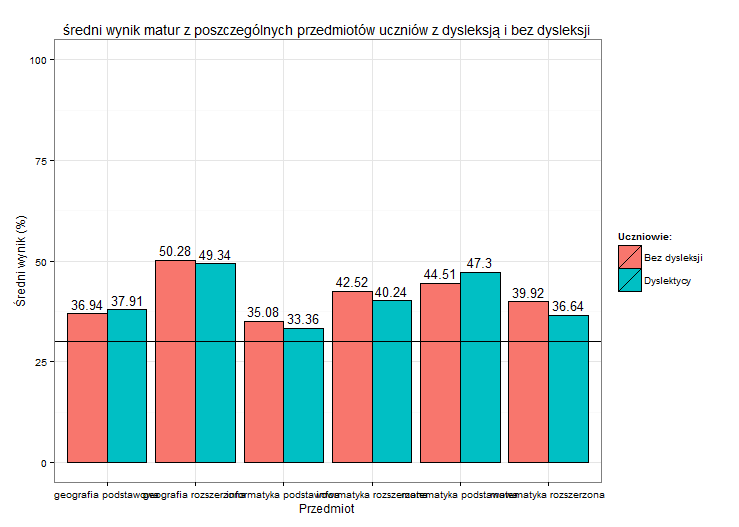

Generate this figure with R:

library(dplyr)
library(tidyr)
library(ggplot2)


#Ustawienie working Directory. 
#Należy podać lokalizację repozytorium Dydaktyka/WIRDS
setwd("E:/Pliki/Studia/Wizualizacje i raportowanie/Dydaktyka/WIRDS")

#wczytujemy workspace z danymi z matur
load("./datasets/matury_kraj.RData")

#Wykres
matury %>%
  select(matura_nazwa, dysleksja, wyniki_matur) %>%
  filter(dysleksja!='NA') %>%
  mutate(dysleksja= ifelse(dysleksja=='TRUE','Dyslektycy','Bez dysleksji'))%>%
  group_by(matura_nazwa, dysleksja) %>%
  summarize(srednia=mean(wyniki_matur, na.rm=T)/60*100,
            liczebnosc = n()) %>%
  ggplot(data=.,
         aes(x=matura_nazwa,
             y=srednia,
             fill=dysleksja,
             ymax = 100))+
  geom_bar(stat='identity',
           position='dodge',
           colour='black')+ 
  theme_bw()+
  ylab('Średni wynik (%)')+
  xlab('Przedmiot')+
  scale_fill_discrete(name='Uczniowie:')+
  ggtitle('średni wynik matur z poszczególnych przedmiotów uczniów z dysleksją i bez dysleksji')+
  scale_y_continuous(limits=c(0,100))+
  geom_text(aes(label = round(srednia, digits=2)), 
            position = position_dodge(width=0.90), vjust=-0.4, size=4.5) +
  geom_hline(aes(yintercept = 30))
  
